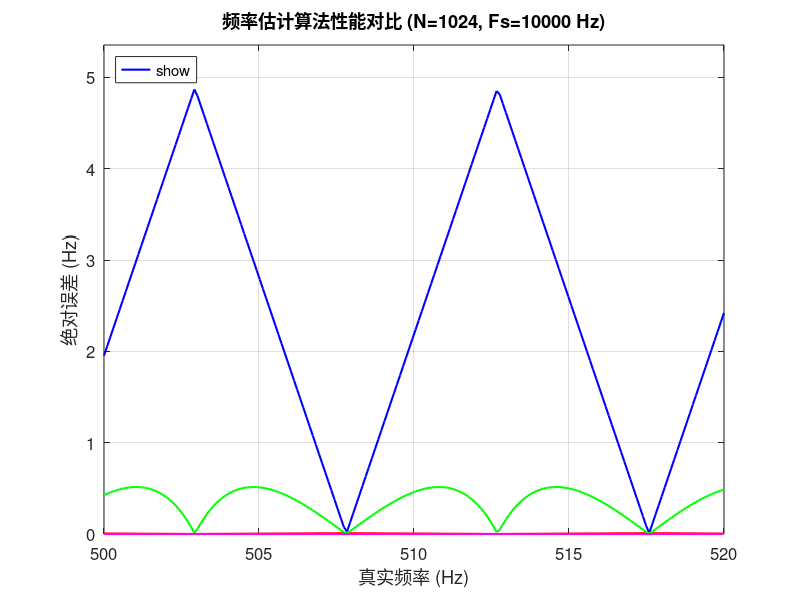

Here is the MATLAB script that generated this plot: (Note: this script raises an error after producing the figure.)
function [] = compareTargetPositionPerformanceCyz()

%% 主测试脚本
clear all; close all; clc;

% 参数设置
fs = 10000;          % 采样频率 (Hz)
N = 1024;            % 采样点数
test_points = 200;   % 测试点数
use_window = true;   % 是否使用窗函数

% 生成测试频率范围 (在两个FFT bin之间扫描)
delta_f = fs / N;    % FFT频率分辨率
f_start = 500;       % 起始频率 (Hz)
f_end = 520;         % 结束频率 (Hz)
f_test = linspace(f_start, f_end, test_points);

% 初始化结果存储
errors_rife = zeros(1, test_points);
errors_jacobsen = zeros(1, test_points);
errors_fft = zeros(1, test_points);
errors_phase_diff = zeros(1, test_points);

% 主测试循环
for i = 1:test_points
    % 生成测试信号 (单频余弦波)
    t = (0:N-1)/fs;
    signal = cos(2*pi*f_test(i)*t);
    
    % 分别使用四种算法估计频率
    f_est_rife = rife_estimate(signal, fs, use_window);
    f_est_jacobsen = jacobsen_estimator(signal, fs, use_window);
    f_est_fft = fft_peak_estimate(signal, fs, use_window);
    f_est_phase_diff = dft_phase_estimation(signal, fs, use_window);
    
    % 计算绝对误差
    errors_rife(i) = abs(f_est_rife - f_test(i));
    errors_jacobsen(i) = abs(f_est_jacobsen - f_test(i));
    errors_fft(i) = abs(f_est_fft - f_test(i));
    errors_phase_diff(i) = abs(f_est_phase_diff - f_test(i));
    
    % 显示进度
    if mod(i, 10) == 0
        fprintf('完成 %.0f%% (真实频率: %.2f Hz)\n', i/test_points*100, f_test(i));
    end
end

% 绘制误差曲线
figure;
plot(f_test, errors_fft, 'b', 'LineWidth', 1.5, 'DisplayName', 'FFT Peak');
hold on;
plot(f_test, errors_rife, 'r', 'LineWidth', 1.5, 'DisplayName', 'Rife');
plot(f_test, errors_jacobsen, 'g', 'LineWidth', 1.5, 'DisplayName', 'Jacobsen');
plot(f_test, errors_phase_diff, 'm', 'LineWidth', 1.5, 'DisplayName', 'DFT Phase');
hold off;

% 图表标注
title(sprintf('频率估计算法性能对比 (N=%d, Fs=%d Hz)', N, fs));
xlabel('真实频率 (Hz)');
ylabel('绝对误差 (Hz)');
legend('show', 'Location', 'northwest');
grid on;
set(gca, 'FontSize', 12);

% 设置y轴范围，确保所有误差可见
max_error = max([errors_fft, errors_rife, errors_jacobsen, errors_phase_diff]);
ylim([0, max_error * 1.1]);

% 显示统计结果
fprintf('\n===== 性能总结 (窗函数: %s) =====\n', string(use_window));
fprintf('算法\t\t最大误差(Hz)\t平均误差(Hz)\t标准差(Hz)\n');
fprintf('FFT Peak\t%.4f\t\t%.4f\t\t%.4f\n', max(errors_fft), mean(errors_fft), std(errors_fft));
fprintf('Rife\t\t%.4f\t\t%.4f\t\t%.4f\n', max(errors_rife), mean(errors_rife), std(errors_rife));
fprintf('Jacobsen\t%.4f\t\t%.4f\t\t%.4f\n', max(errors_jacobsen), mean(errors_jacobsen), std(errors_jacobsen));
fprintf('Phase Diff\t%.4f\t\t%.4f\t\t%.4f\n', max(errors_phase_diff), mean(errors_phase_diff), std(errors_phase_diff));

end

%% FFT峰值检索算法
function f_est = fft_peak_estimate(x, fs, use_window)
    N = length(x);
    
    % 窗函数处理
    if use_window
        win = hann(N)';
        x_win = x .* win;
        coherent_gain = sum(win)/N;
    else
        win = ones(1, N);
        x_win = x;
        coherent_gain = 1;
    end
    
    % FFT计算
    X = fft(x_win, N);
    P = abs(X)/N;
    P = P / coherent_gain;
    
    % 单边频谱
    P_single = P(1:floor(N/2)+1);
    P_single(2:end-1) = 2*P_single(2:end-1);
    f_axis = (0:floor(N/2)) * fs / N;
    
    % 找到最大谱线
    [~, k0] = max(P_single);
    f_est = f_axis(k0);
end

%% RIFE算法
function f_est = rife_estimate(x, fs, use_window)
    N = length(x);
    
    % 窗函数处理
    if use_window
        win = hann(N)';
        x_win = x .* win;
        coherent_gain = sum(win)/N;
    else
        win = ones(1, N);
        x_win = x;
        coherent_gain = 1;
    end
    
    % FFT计算
    X = fft(x_win, N);
    P = abs(X)/N;
    P = P / coherent_gain;
    
    % 单边频谱
    P_single = P(1:floor(N/2)+1);
    P_single(2:end-1) = 2*P_single(2:end-1);
    f_axis = (0:floor(N/2)) * fs / N;
    
    % 找到最大谱线
    [~, k0] = max(P_single);
    
    % 确定次大谱线方向
    if k0 == 1
        r = 1;
        mag_second = P_single(k0+1);
    elseif k0 == length(P_single)
        r = -1;
        mag_second = P_single(k0-1);
    else
        left_mag = P_single(k0-1);
        right_mag = P_single(k0+1);
        if right_mag > left_mag
            r = 1;
            mag_second = right_mag;
        else
            r = -1;
            mag_second = left_mag;
        end
    end
    
    % 计算幅度比
    mag_max = P_single(k0);
    alpha = mag_second / mag_max;
    
    % Rife算法核心公式 (汉宁窗专用)
    delta = (2*alpha - 1) / (alpha + 1);
    
    % 频率估计
    f_est = f_axis(k0) + r * delta * (fs / N);
end

%% Jacobsen算法
function f_est = jacobsen_estimator(x, fs, use_window)
    N = length(x);
    
    % 窗函数处理
    if use_window
        win = hann(N)';
        x_win = x .* win;
        coherent_gain = sum(win)/N;
    else
        win = ones(1, N);
        x_win = x;
        coherent_gain = 1;
    end
    
    % FFT计算
    X = fft(x_win, N);
    P = abs(X)/N;
    P = P / coherent_gain;
    
    % 单边频谱
    P_single = P(1:floor(N/2)+1);
    P_single(2:end-1) = 2*P_single(2:end-1);
    f_axis = (0:floor(N/2)) * fs / N;
    
    % 找到最大谱线
    [~, k0] = max(P_single);
    
    % 提取峰值点及相邻两点幅值
    alpha = P_single(k0);
    
    if k0 > 1
        beta = P_single(k0-1);
    else
        beta = 0;
    end
    
    if k0 < length(P_single)
        gamma = P_single(k0+1);
    else
        gamma = 0;
    end
    
    % Jacobsen插值公式
    if k0 > 1 && k0 < length(P_single)
        delta = (gamma - beta) / (2*(2*alpha - beta - gamma));
    else
        delta = 0; % 边界情况使用基本FFT
    end
    
    % 频率估计
    f_est = f_axis(k0) + delta * (fs / N);
end

%% 相位法
function f_est = dft_phase_estimation(signal, fs, use_window)
    % 基于DFT相位的实正弦波频率和初相高精度估计方法
% 输入:
%   signal - 输入实正弦波信号
%   fs     - 采样频率 (Hz)
% 输出:
%   f0_hat     - 估计频率 (Hz)

N = length(signal);
if mod(N, 2) ~= 0
    error('信号长度N必须是偶数');
end
% 1. 将信号分成两个等长子序列
half = N/2;
s1 = signal(1:half);     % 前一半序列
s2 = signal(half+1:end); % 后一半序列
% 窗函数处理
    if use_window
        win = hann(N/2)';
        x1 = signal(1:N/2) .* win;
        x2 = signal(N/2+1:end) .* win;
    else
        x1 = signal(1:N/2);
        x2 = signal(N/2+1:end);
    end

% 2. 分别计算两个子序列的DFT
S1 = fft(x1);  % N/2点DFT
S2 = fft(x2);  % N/2点DFT

% 3. 只考虑正频率部分（避免负频率干扰）
S1 = S1(1:floor(half/2)+1);
S2 = S2(1:floor(half/2)+1);

% 4. 找到DFT幅度最大谱线的位置（在正频率范围内）
[~, idx1] = max(abs(S1));  % 第一段最大幅度位置
[~, idx2] = max(abs(S2));  % 第二段最大幅度位置

% 5. 检查两段的最大峰值位置是否一致（防止噪声干扰）
if idx1 ~= idx2
    % 如果不一致，选择两段中幅度和更大的位置
    if (abs(S1(idx1)) + abs(S2(idx1))) > (abs(S1(idx2)) + abs(S2(idx2)))
        k0 = idx1;
    else
        k0 = idx2;
    end
else
    k0 = idx1;
end
k0 = k0 - 1;  % MATLAB索引从1开始，转换为从0开始的索引

% 6. 提取最大谱线处的相位
phi1 = angle(S1(k0+1));  % 第一段DFT相位
phi2 = angle(S2(k0+1));  % 第二段DFT相位

% 7. 计算相位差并解模糊（保持在[-π, π]范围内）
delta_phi = phi2 - phi1;
delta_phi = mod(delta_phi + pi, 2*pi) - pi;  % 相位解缠绕

% 8. 计算子序列频率分辨率
delta_f_sub = fs / half;  % 子序列DFT频率分辨率

% 9. 估计相对频偏δ
delta = delta_phi / (2*pi);

% 10. 估计频率
f_est = (k0 + delta) * delta_f_sub;

end